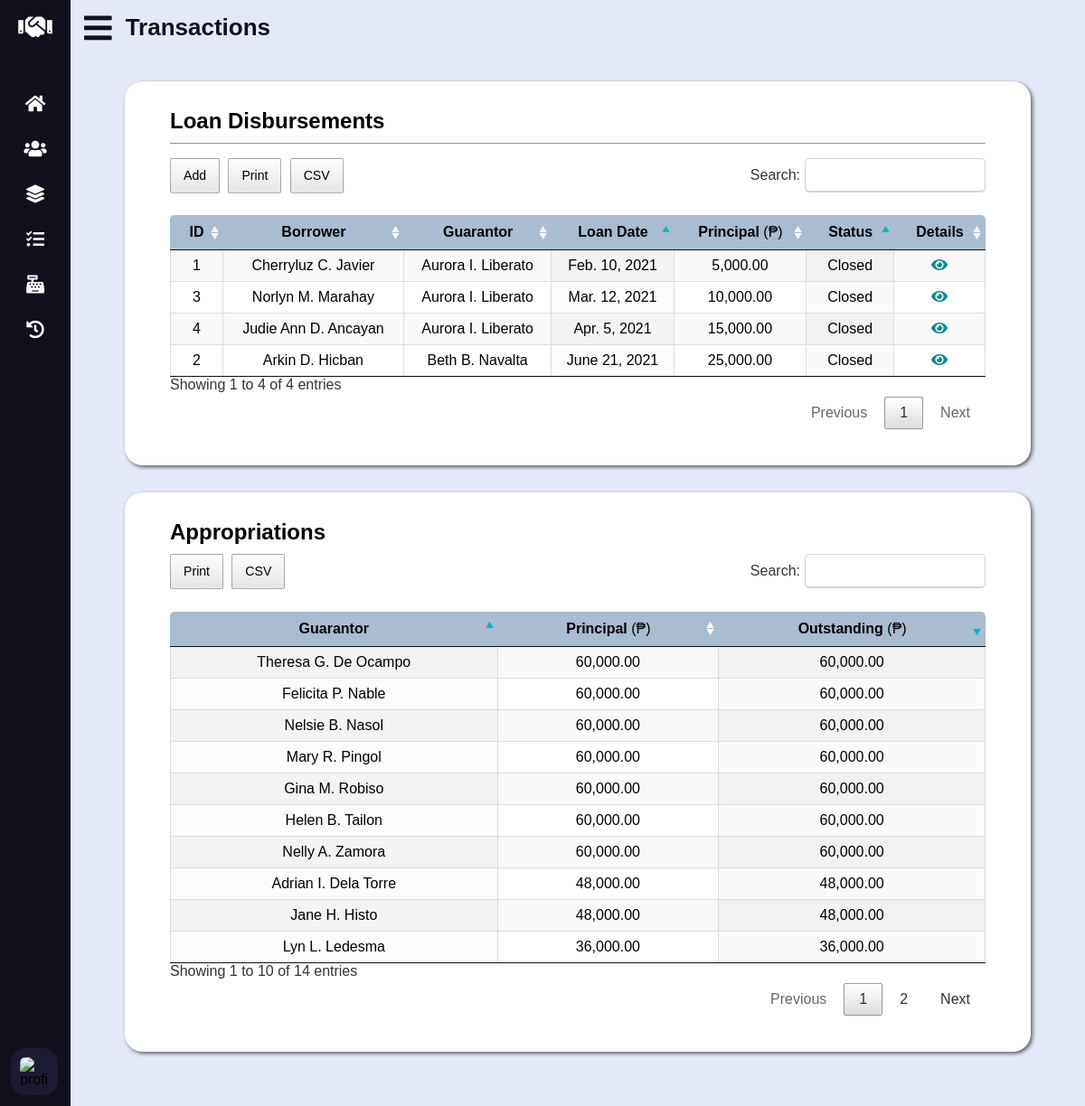
The app's page /transactions.php (signed in) with its own data.
### tables this page shows
CREATE TABLE `loan` (
	`loan_id` INT UNSIGNED AUTO_INCREMENT PRIMARY KEY,
	`borrower_id` INT UNSIGNED NOT NULL,
	`guarantor_id` INT UNSIGNED NOT NULL,
	`loan_date_time` DATETIME NOT NULL DEFAULT (NOW()),
	`principal` DECIMAL(10, 2) NOT NULL,
	`status` ENUM('Active', 'Closed') DEFAULT 'Active' NOT NULL,
	`proof` CHAR(10) NOT NULL,
	`collateral` CHAR(10),
	`cycle_id` YEAR DEFAULT (YEAR(CURDATE())),

	CONSTRAINT fk_loan_borrower_id FOREIGN KEY (`borrower_id`)
		REFERENCES `data_subject` (`data_subject_id`)
		ON UPDATE CASCADE
		ON DELETE RESTRICT,
	CONSTRAINT fk_loan_guarantor_id FOREIGN KEY (`guarantor_id`)
		REFERENCES `guarantor` (`guarantor_id`)
		ON UPDATE CASCADE
		ON DELETE RESTRICT,
	CONSTRAINT fk_loan_cycle_id FOREIGN KEY (`cycle_id`)
		REFERENCES `cycle` (`cycle_id`)
		ON UPDATE CASCADE
		ON DELETE RESTRICT
);

CREATE TABLE `data_subject` (
	`data_subject_id` INT UNSIGNED AUTO_INCREMENT PRIMARY KEY,
	`fname` VARCHAR(50) NOT NULL,
	`mname` VARCHAR(50) NOT NULL,
	`lname` VARCHAR(50) NOT NULL,
	`contact_no` CHAR(11) NOT NULL,
	`bday` DATE NOT NULL,
	`phase_block_lot` VARCHAR(20) NOT NULL
);

### lib/database-handler.php (called while the page is built, shortened)
<?php
class Database {
	private $host = DB_HOST;
	private $dbname = DB_NAME;
	private $charset = DB_CHARSET;
	private $user = DB_USER;
	private $password = DB_PASSWORD;
	private $dbh;
	private $stmt;
	public function __construct() {
		$dsn = "mysql:host=".$this->host.";charset=".$this->charset.";dbname=".$this->dbname;
		$options = array (
			PDO::ATTR_PERSISTENT => true,
			PDO::ATTR_ERRMODE => PDO::ERRMODE_EXCEPTION,
			PDO::ATTR_ORACLE_NULLS => PDO::NULL_NATURAL
		);
		try {
			$this->dbh = new PDO($dsn, $this->user, $this->password, $options);
		}
		catch (PDOException $e) {
			$this->error = $e->getMessage()." in ".$e->getFile()." on line ".$e->getLine();
			$this->terminate();
		}
	}
	public function query($query) {
		$this->stmt = $this->dbh->prepare($query);
	}
	public function bind($param, $value, $type = null) {
		if (is_null($type)) {
			switch (true) {
				default:
					$type = PDO::PARAM_STR;
			}
		}
		$this->stmt->bindValue($param, $value, $type);
	}
	public function execute($message = "", $redirect = "") {
		try {
			return $this->stmt->execute();
		}
		catch (PDOException $e) {
			$this->logFile = "../src/log.txt";
			$this->error = $e->getMessage()." in ".$e->getFile()." on line ".$e->getLine();
			$this->logError();
		}
		finally {
			if ($redirect !== "") {
				$this->confirmQuery($message, $redirect);
			}
		}
	}
	public function resultSet() {
		$this->execute();
		return $this->stmt->fetchAll(PDO::FETCH_OBJ);
	}
	public function resultSetOneColumn() {
		$this->execute();
		return $this->stmt->fetchAll(PDO::FETCH_COLUMN);
	}
	public function resultRecord() {
		$this->execute();
		return $this->stmt->fetch(PDO::FETCH_OBJ);
	}
	public function __destruct() {
		$this->dbh = null;
	}
}

### models/Transaction.php (called while the page is built, shortened)
<?php
class Transaction {
	public function __construct() {
		$this->db = new Database();
		$cycle = new Cycle();
		$this->cycle = $cycle->getCycleId();
	}
}

### models/Cycle.php (called while the page is built, shortened)
<?php
class Cycle {
	private $db;
	public function __construct() {
		$this->db = new Database();
	}
	public function getCycleId() {
		if (isset($_SESSION["cycle"])) {
			$session_cycle = $_SESSION["cycle"];
			$periods = $this->getPeriods();
			if (in_array($session_cycle, $periods))
				return $session_cycle;
			else
				return $this->getLatestPeriod();
		}
	}
	public function getPeriods() {
		$this->db->query("SELECT `cycle_id` FROM `cycle`");
		return $this->db->resultSetOneColumn();
	}
}

### models/Loan.php (called while the page is built, shortened)
<?php
class Loan extends Transaction {
	public function getLoans() {
		$this->db->query("SELECT * FROM `loan`  WHERE `cycle_id` = $this->cycle");
		return $this->db->resultSet();
	}
}

### models/DataSubject.php (called while the page is built, shortened)
<?php
class DataSubject {
	private $db;
	public function __construct() {
		$this->db = new Database();
	}
	public function getName($id) {
		$this->db->query("
			SELECT
				`fname`,
				`mname`,
				`lname`
			FROM
				`data_subject`
			WHERE
				`data_subject_id` = ?
		");
		$this->db->bind(1, $id);
		return $this->db->resultRecord();
	}
}

### lib/conversion-util.php (called while the page is built, shortened)
<?php
class Converter {
	public function shortToLongDate($date) {
		$time_stamp = strtotime($date);
		$format = "M. j, Y";
		$formatted_date = date($format, $time_stamp);
		if (strpos($formatted_date, "May") !== false)
			$formatted_date = str_replace(".", "", $formatted_date);
		else if (strpos($formatted_date, "Jun") !== false)
			$formatted_date = str_replace(".", "e", $formatted_date);
		else if (strpos($formatted_date, "Jul") !== false)
			$formatted_date = str_replace(".", "y", $formatted_date);
		return $formatted_date;
	}
}

### models/Guarantor.php (called while the page is built, shortened)
<?php
class Guarantor {
	private $db;
	private $cycle;
	public function __construct() {
		$this->db = new Database();
		$cycle = new Cycle();
		$this->cycle = $cycle->getCycleId();
	}
	public function getAppropriations() {
		$this->db->query("
			SELECT
				`guarantor_id`,
				`fname`,
				`mname`,
				`lname`,
				`principal`,
				`principal` - total_amount_lent(derived_table.`guarantor_id`, $this->cycle) AS `outstanding`
			FROM (
				SELECT
					`guarantor_id`,
					`fname`,
					`mname`,
					`lname`,
					`number_of_share` * `membership_fee` AS `principal`
				FROM
					`data_subject`
				INNER JOIN `guarantor_cycle_map` gcm
					ON `data_subject_id` = `guarantor_id`
					AND `cycle_id` = $this->cycle
				INNER JOIN `cycle` c
					ON c.`cycle_id` = gcm.`cycle_id`
				) derived_table;
		");
		return $this->db->resultSet();
	}
}

### transactions.php (the view, shortened to what this page needs)
<?php
	require_once "lib/database-handler.php";
	require_once "lib/conversion-util.php";
	require_once "models/Cycle.php";
	require_once "models/DataSubject.php";
	require_once "models/Transaction.php";
	require_once "models/Loan.php";
	require_once "models/Guarantor.php";
	$converter = new Converter();
	$data_subject = new DataSubject();
	$loan = new Loan();
	$guarantor = new Guarantor();
	$loans = $loan->getLoans();
	$appropriations = $guarantor->getAppropriations();
?>
<!DOCTYPE html>
<html lang="en">
<head>
	<link rel="stylesheet" type="text/css" href="css/all.min.css" />
	<link rel="stylesheet" type="text/css" href="css/datatables.min.css" />
	<link rel="stylesheet" type="text/css" href="css/tingle.min.css" />
	<link rel="stylesheet" type="text/css" href="css/style.css" />
	<link rel="stylesheet" type="text/css" href="css/vertical-nav-bar.css" />
	<link rel="stylesheet" type="text/css" href="css/tables.css" />
	<link rel="stylesheet" type="text/css" href="css/forms.css" />
	<link rel="stylesheet" type="text/css" href="css/media-queries.css" />
</head>
<body>
	<main>
		<header>
			<i class="fas fa-bars"></i>
			<h2 class="text">Transactions</h2>
		</header>
		<section id="loan-disbursements">
			<h3>Loan Disbursements</h3>
			<hr />
			<table id="loan-disbursements-tbl" class="display cell-border" width="100%">
				<thead>
					<tr>
						<th>ID</th>
						<th>Borrower</th>
						<th>Guarantor</th>
						<th>Loan Date</th>
						<th>Principal <span>(&#8369;)</span></th>
						<th>Status</th>
						<th>Details</th>
					</tr>
				</thead>
				<tbody>
					<?php
						foreach ($loans as $l):
							$bname = $data_subject->getName($l->borrower_id);
							$gname = $data_subject->getName($l->guarantor_id);
					?>
					<tr>
						<td><?php echo $l->loan_id; ?></td>
						<td data-sort="<?php echo $bname->lname; ?>">
							<?php echo $bname->fname." ".$bname->mname[0].". ".$bname->lname; ?>
						</td>
						<td data-sort="<?php echo $gname->lname; ?>">
							<?php echo $gname->fname." ".$gname->mname[0].". ".$gname->lname; ?>
						</td>
						<td data-sort="<?php echo strtotime($l->loan_date_time) ?>">
							<?php echo $converter->shortToLongDate($l->loan_date_time); ?>
						</td>
						<td><?php echo number_format($l->principal, 2, ".", ","); ?></td>
						<td><?php echo $l->status; ?></td>
						<td><a class="fas fa-eye" href="loan-details.php?id=<?php echo $l->loan_id; ?>"></a></td>
					</tr>
					<?php endforeach; ?>
				</tbody>
			</table>
		</section>
		<section id="appropriations">
			<h3>Appropriations</h3>
			<table id="appropriations-tbl" class="display cell-border" width="100%">
				<thead>
					<th>Guarantor</th>
					<th>Principal <span>(&#8369;)<span></th>
					<th>Outstanding <span>(&#8369;)<span></th>
				</thead>
				<tbody>
					<?php foreach ($appropriations as $a):?>
						<tr>
							<td data-sort="<?php echo $a->lname; ?>"><?php echo $a->fname." ".$a->mname[0].". ".$a->lname; ?></td>
							<td><?php echo number_format($a->principal, 2, ".", ","); ?></td>
							<td><?php echo number_format($a->outstanding, 2, ".", ","); ?></td>
						</tr>
					<?php endforeach; ?>
				</tbody>
			</table>
		</section>
	</main>
</body>
</html>

### css/style.css (style rules this page uses)
:root { --athens-gray: #e8e9eb; --azureish-white: #dae8f5; --blue-chill: #0d8b90; --botticelli: #d4e1ee; --chambray: #345f90; --cyan: #03b8c0; --dark-purple: #1d1b31; --eden: #0d3b4c; --light-gray: #d3d3d3; --light-steel-blue: #a9bcd0; --link-water: #e4e9f7; --persian-red: #d33333; --roman-silver: #787e87; --silver-sand: #c5c6c8; --xiketic: #11101d; }
* { box-sizing: border-box; font-family: "Poppins", sans-serif; margin: 0; padding: 0; }
html, body { height: 100%; }
main { background: var(--link-water); left: 280px; min-height: 100vh; padding-bottom: 30px; position: relative; transition: all 0.5s ease; width: calc(100% - 280px); }
main header { align-items: center; color: var(--xiketic); display: flex; font-size: 35px; height: 60px; overflow: hidden; }
main header .fa-bars { cursor: pointer; margin: 0 15px; }
h2 { font-size: 26px; font-weight: 600; }
h3 { font-size: 24px; margin: 10px 0; }
section { background-color: #fff; border-radius: 20px; box-shadow: 2px 2px 4px rgba(0, 0, 0, 0.6); margin: 30px 60px; padding: 20px 50px 40px 50px; }
hr { margin-bottom: 15px; }

### css/vertical-nav-bar.css (style rules this page uses)
nav { background: var(--xiketic); height: 100%; left: 0; position: fixed; top: 0; transition: all 0.5s ease; width: 280px; z-index: 100; }
nav.closed { width: 78px; }
nav h1 { align-items: center; display: flex; height: 60px; width: 100%; }
nav h1 .fa-handshake { color: #fff; font-size: 30px; height: 50px; line-height: 50px; min-width: 78px; text-align: center; }
nav .nav-links { height: 100%; overflow: auto; padding: 30px 0 150px 0; }
nav.closed .nav-links { overflow: visible; }
nav .nav-links li { list-style: none; position: relative; transition: all 0.4s ease; }
nav .nav-links li .parent-menu { align-items: center; display: flex; justify-content: space-between; }
nav.closed .nav-links li .parent-menu { display: block }
nav .nav-links li i { color: #fff; cursor: pointer; font-size: 20px; height: 50px; line-height: 50px; min-width: 78px; text-align: center; transition: all 0.3s ease; }
nav .nav-links li a { align-items: center; display: flex; text-decoration: none; }
nav .profile-details { align-items: center; background: var(--dark-purple); bottom: 0; display: flex; justify-content: flex-start; padding: 12px 0; position: fixed; transition: all 0.5s ease; width: 280px; }
nav.closed .profile-details { background: none; }
nav.closed .profile-details { width: 78px; }
nav .profile-details .profile-content { align-items: center; display: flex; }
nav .profile-details img { background: var(--dark-purple); border-radius: 16px; height: 52px; margin: 0 14px 0 12px; object-fit: cover; transition: all 0.5s ease; width: 52px; }
nav.closed .profile-details img { padding: 10px; }
nav.closed ~ main { left: 78px; width: calc(100% - 78px); }

### css/tables.css (style rules this page uses)
table { padding-top: 20px; text-align: center; }
table thead th { background-color: var(--light-steel-blue); font-family: "Poppins Regular", sans-serif; }
table thead th:first-child { border-radius: 5px 0 0 0; }
table thead th:last-child { border-radius: 0 5px 0 0; }
table .fas { color: var(--blue-chill); text-decoration: none; }
table td a { color: var(--persian-red); }
.fas, .far, #new-guarantor table tr:hover { cursor: pointer; }
th span { font-weight: normal; }

### records on screen
loan: loan_id "1", borrower.fname "Cherryluz", borrower.mname "C", borrower.lname "Javier", data_subject.fname "Aurora", data_subject.mname "I", data_subject.lname "Liberato", loan_date_time "Feb. 10, 2021", principal "5,000.00", status "Closed"
loan: loan_id "2", borrower.fname "Arkin", borrower.mname "D", borrower.lname "Hicban", data_subject.fname "Beth", data_subject.mname "B", data_subject.lname "Navalta", loan_date_time "June 21, 2021", principal "25,000.00", status "Closed"
loan: loan_id "3", borrower.fname "Norlyn", borrower.mname "M", borrower.lname "Marahay", data_subject.fname "Aurora", data_subject.mname "I", data_subject.lname "Liberato", loan_date_time "Mar. 12, 2021", principal "10,000.00", status "Closed"
loan: loan_id "4", borrower.fname "Judie Ann", borrower.mname "D", borrower.lname "Ancayan", data_subject.fname "Aurora", data_subject.mname "I", data_subject.lname "Liberato", loan_date_time "Apr. 5, 2021", principal "15,000.00", status "Closed"

### other values on screen
$a->fname "Theresa"
$a->mname[0] "G"
$a->lname "De Ocampo"
$a->principal "60,000.00"
$a->outstanding "60,000.00"
$a->fname "Felicita"
$a->mname[0] "P"
$a->lname "Nable"
$a->fname "Gina"
$a->mname[0] "M"
$a->lname "Robiso"
$a->fname "Helen"
$a->mname[0] "B"
$a->lname "Tailon"
$a->fname "Jane"
